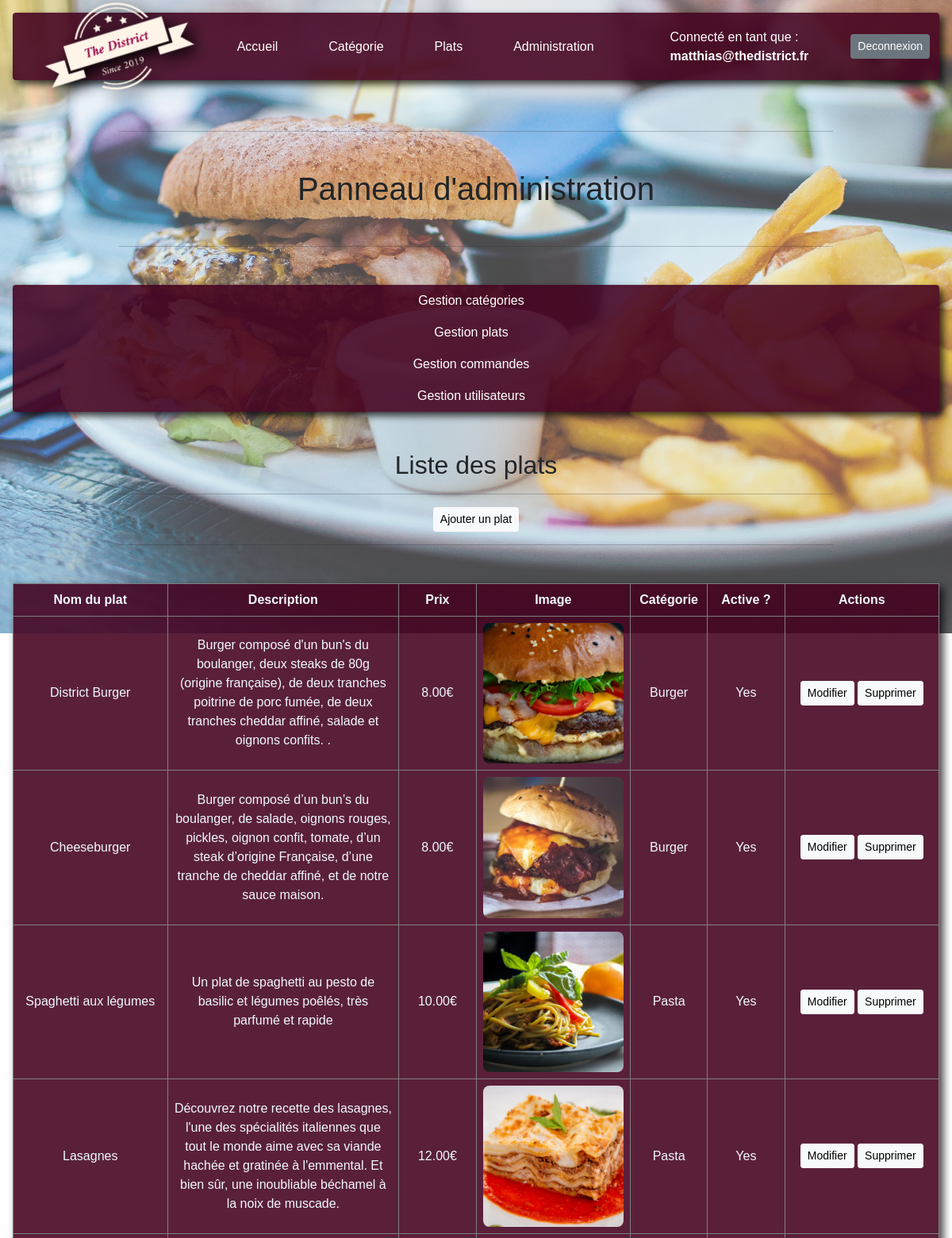
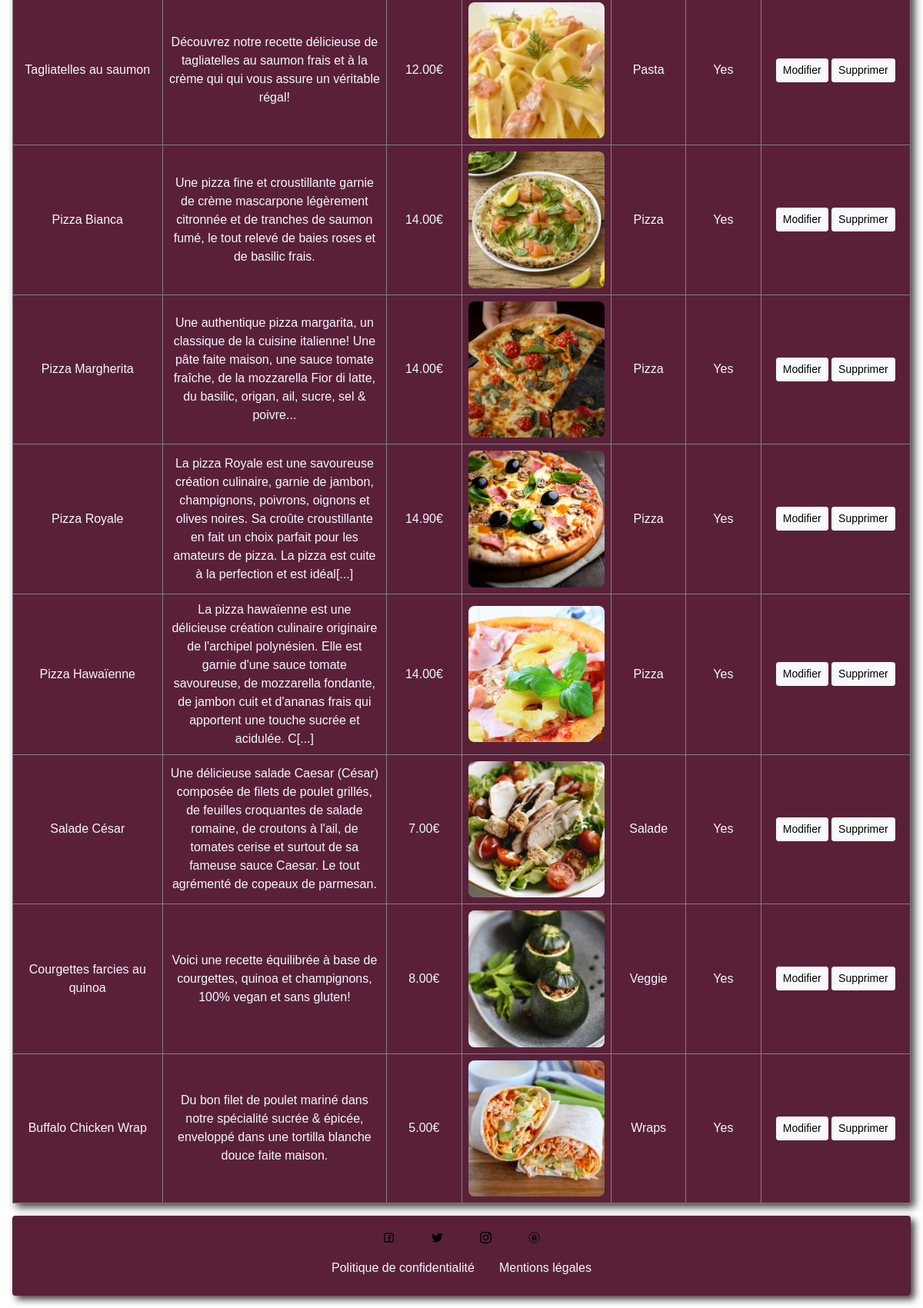
Screenshot of /?page=admin&gest=plat (signed in) with the database file from the repository (2 pictures, top to bottom).
### tables this page shows
CREATE TABLE IF NOT EXISTS `plat` (
  `id_plat` int(10) unsigned NOT NULL AUTO_INCREMENT,
  `libelle` varchar(100) NOT NULL,
  `description` text NOT NULL,
  `prix` decimal(10,2) NOT NULL,
  `image` varchar(255) NOT NULL,
  `id_categorie` int(10) unsigned NOT NULL,
  `active` varchar(10) NOT NULL,
  PRIMARY KEY (`id_plat`) USING BTREE,
  KEY `id_categorie` (`id_categorie`),
  CONSTRAINT `plat_fk1` FOREIGN KEY (`id_categorie`) REFERENCES `categorie` (`id_categorie`) ON DELETE NO ACTION ON UPDATE NO ACTION
);

CREATE TABLE IF NOT EXISTS `categorie` (
  `id_categorie` int(10) unsigned NOT NULL AUTO_INCREMENT,
  `libelle` varchar(100) NOT NULL,
  `image` varchar(255) NOT NULL,
  `active` varchar(10) NOT NULL,
  PRIMARY KEY (`id_categorie`) USING BTREE
);

### dao.php (called while the page is built, shortened)
<?php
function j_plat_cat(){
    $db = connexionBase();
    $query = $db->query('SELECT id_plat, plat.libelle, description, prix, plat.image, categorie.libelle AS libcat, plat.active FROM plat
    JOIN categorie ON plat.id_categorie = categorie.id_categorie ORDER BY libcat;');
    $query->execute();
    $tab = $query->fetchAll(PDO::FETCH_OBJ);
    return $tab;
}
?>

### content/admin/admin_plat.php (the view)
<?php
require_once 'dao.php';
$result = j_plat_cat();
?>
<main>
    <div>
        <div class="text-center mb-5">
            <h2>Liste des plats</h2>
            <hr class="w-75 mx-auto mt-3 mb-3">
            <a href="/?page=admin&gest=plat_create" class="btn btn-light btn-sm text-black">Ajouter un plat</a>
            <hr class="w-75 mx-auto mt-3 mb-3">
        </div>
        <table class="table_c table-bordered mx-3">
            <thead>
                <tr>
                    <th class="col-2">Nom du plat</th>
                    <th class="col-3">Description</th>
                    <th class="col-1">Prix</th>
                    <th class="col-2">Image</th>
                    <th class="col-1">Catégorie</th>
                    <th class="col-1">Active ?</th>
                    <th class="col-2">Actions</th>
                </tr>
            </thead>
            <tbody>
                <?php foreach ($result as $row) : ?>
                    <tr>
                        <td><?= substr($row->libelle, 0, 30) . (strlen($row->libelle) > 30 ? '[...]' : '') ?> </td>
                        <td><?= substr($row->description, 0, 250) . (strlen($row->description) > 250 ? '[...]' : '') ?> </td>
                        <td><?= $row->prix ?>€ </td>
                        <td><img class="image-fluid col-12" src="/asset/img/food/<?= $row->image ?> " alt="<?= $row->image ?> "></td>
                        <td><?= $row->libcat ?> </td>
                        <td><?= $row->active ?> </td>
                        <td>
                            <a href="?page=admin&gest=plat_mod&id_plat=<?= $row->id_plat ?> " class="btn btn-light btn-sm text-black">Modifier</a>
                            <a href="?page=admin&gest=plat_delete&id_plat=<?= $row->id_plat ?> " class="btn btn-light btn-sm text-black">Supprimer</a>
                        </td>
                    </tr>
                <?php endforeach; ?>
            </tbody>
        </table>
    </div>
</main>

### asset/css/styles.css (style rules this page uses)
body { font-family: "Open_Sans", sans-serif; }
a:link { color: aliceblue; text-decoration: none; }
.table_c { --bs-table-bg: transparent; --bs-table-accent-bg: transparent; --bs-table-striped-color: #212529; --bs-table-striped-bg: rgba(0, 0, 0, 0.05); --bs-table-active-color: #212529; --bs-table-active-bg: rgba(0, 0, 0, 0.1); --bs-table-hover-color: #212529; --bs-table-hover-bg: rgba(0, 0, 0, 0.075); margin-bottom: 1rem; box-shadow: 5px 5px 10px 0px rgba(0, 0, 0, 0.75); -webkit-box-shadow: 5px 5px 10px 0px rgba(0, 0, 0, 0.75); -moz-box-shadow: 5px 5px 10px 0px rgba(0, 0, 0, 0.75); background-color: #440320e1; color: aliceblue; }
.table_c td, th { padding:0.5rem; vertical-align:middle; text-align: center; }
.table_c img { border-radius: 0.5rem; }

### rows the page displays
plat: libelle "District Burger", description "Burger composé d'un bun's du boulanger, deux steaks de 80g (origine française), de deux tranches poitrine de porc fumée, de deux tranches cheddar affiné, salade et oignons confits. .", prix "8.00", image (picture), id_categorie.libelle "Burger", active "Yes"
plat: libelle "Cheeseburger", description "Burger composé d’un bun’s du boulanger, de salade, oignons rouges, pickles, oignon confit, tomate, d’un steak d’origine Française, d’une tranche de cheddar affiné, et de notre sauce maison.", prix "8.00", image (picture), id_categorie.libelle "Burger", active "Yes"
plat: libelle "Spaghetti aux légumes", description "Un plat de spaghetti au pesto de basilic et légumes poêlés, très parfumé et rapide", prix "10.00", image (picture), id_categorie.libelle "Pasta", active "Yes"
plat: libelle "Lasagnes", description "Découvrez notre recette des lasagnes, l'une des spécialités italiennes que tout le monde aime avec sa viande hachée et gratinée à l'emmental. Et bien sûr, une inoubliable béchamel à la noix de muscade.", prix "12.00", image (picture), id_categorie.libelle "Pasta", active "Yes"
plat: libelle "Tagliatelles au saumon", description "Découvrez notre recette délicieuse de tagliatelles au saumon frais et à la crème qui qui vous assure un véritable régal!", prix "12.00", image (picture), id_categorie.libelle "Pasta", active "Yes"
plat: libelle "Pizza Bianca", description "Une pizza fine et croustillante garnie de crème mascarpone légèrement citronnée et de tranches de saumon fumé, le tout relevé de baies roses et de basilic frais.", prix "14.00", image (picture), id_categorie.libelle "Pizza", active "Yes"
plat: libelle "Pizza Margherita", description "Une authentique pizza margarita, un classique de la cuisine italienne! Une pâte faite maison, une sauce tomate fraîche, de la mozzarella Fior di latte, du basilic, origan, ail, sucre, sel & poivre...", prix "14.00", image (picture), id_categorie.libelle "Pizza", active "Yes"
plat: libelle "Pizza Royale", description "La pizza Royale est une savoureuse création culinaire, garnie de jambon, champignons, poivrons, oignons et olives noires. Sa croûte croustillante en fait un choix parfait pour les amateurs de pizza. La pizza est cuite à la perfection et est idéal", prix "14.90", image (picture), id_categorie.libelle "Pizza", active "Yes"
plat: libelle "Pizza Hawaïenne", description "La pizza hawaïenne est une délicieuse création culinaire originaire de l'archipel polynésien. Elle est garnie d'une sauce tomate savoureuse, de mozzarella fondante, de jambon cuit et d'ananas frais qui apportent une touche sucrée et acidulée. C", prix "14.00", image (picture), id_categorie.libelle "Pizza", active "Yes"
plat: libelle "Salade César", description "Une délicieuse salade Caesar (César) composée de filets de poulet grillés, de feuilles croquantes de salade romaine, de croutons à l'ail, de tomates cerise et surtout de sa fameuse sauce Caesar. Le tout agrémenté de copeaux de parmesan.", prix "7.00", image (picture), id_categorie.libelle "Salade", active "Yes"
plat: libelle "Courgettes farcies au quinoa", description "Voici une recette équilibrée à base de courgettes, quinoa et champignons, 100% vegan et sans gluten!", prix "8.00", image (picture), id_categorie.libelle "Veggie", active "Yes"
plat: libelle "Buffalo Chicken Wrap", description "Du bon filet de poulet mariné dans notre spécialité sucrée & épicée, enveloppé dans une tortilla blanche douce faite maison.", prix "5.00", image (picture), id_categorie.libelle "Wraps", active "Yes"

### other values shown
$_SESSION["login"] "matthias@thedistrict.fr"
